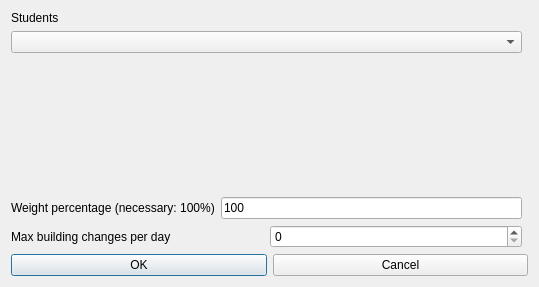
<?xml version="1.0" encoding="UTF-8"?>
<ui version="4.0">
 <class>ModifyConstraintStudentsSetMaxBuildingChangesPerDayForm_template</class>
 <widget class="QDialog" name="ModifyConstraintStudentsSetMaxBuildingChangesPerDayForm_template">
  <property name="geometry">
   <rect>
    <x>0</x>
    <y>0</y>
    <width>539</width>
    <height>287</height>
   </rect>
  </property>
  <property name="windowTitle">
   <string extracomment="This is the title of the dialog to modify a constraint of this type">Modify students set max building changes per day</string>
  </property>
  <layout class="QGridLayout">
   <item row="0" column="0">
    <layout class="QVBoxLayout">
     <item>
      <widget class="QLabel" name="studentsTextLabel">
       <property name="frameShape">
        <enum>QFrame::NoFrame</enum>
       </property>
       <property name="frameShadow">
        <enum>QFrame::Plain</enum>
       </property>
       <property name="text">
        <string>Students</string>
       </property>
       <property name="wordWrap">
        <bool>false</bool>
       </property>
      </widget>
     </item>
     <item>
      <widget class="QComboBox" name="studentsComboBox">
       <property name="editable">
        <bool>false</bool>
       </property>
       <property name="insertPolicy">
        <enum>QComboBox::NoInsert</enum>
       </property>
       <property name="duplicatesEnabled">
        <bool>false</bool>
       </property>
      </widget>
     </item>
    </layout>
   </item>
   <item row="1" column="0">
    <spacer name="spacer2">
     <property name="orientation">
      <enum>Qt::Vertical</enum>
     </property>
     <property name="sizeType">
      <enum>QSizePolicy::Expanding</enum>
     </property>
     <property name="sizeHint" stdset="0">
      <size>
       <width>20</width>
       <height>41</height>
      </size>
     </property>
    </spacer>
   </item>
   <item row="2" column="0">
    <layout class="QHBoxLayout">
     <item>
      <widget class="QLabel" name="weightTextLabel">
       <property name="frameShape">
        <enum>QFrame::NoFrame</enum>
       </property>
       <property name="frameShadow">
        <enum>QFrame::Plain</enum>
       </property>
       <property name="text">
        <string>Weight percentage (necessary: 100%)</string>
       </property>
       <property name="wordWrap">
        <bool>false</bool>
       </property>
      </widget>
     </item>
     <item>
      <widget class="QLineEdit" name="weightLineEdit">
       <property name="text">
        <string notr="true">100</string>
       </property>
      </widget>
     </item>
    </layout>
   </item>
   <item row="4" column="0" colspan="2">
    <layout class="QHBoxLayout">
     <item>
      <widget class="QPushButton" name="okPushButton">
       <property name="text">
        <string>OK</string>
       </property>
      </widget>
     </item>
     <item>
      <widget class="QPushButton" name="cancelPushButton">
       <property name="text">
        <string>Cancel</string>
       </property>
      </widget>
     </item>
    </layout>
   </item>
   <item row="3" column="0">
    <layout class="QHBoxLayout">
     <item>
      <widget class="QLabel" name="textLabel">
       <property name="text">
        <string>Max building changes per day</string>
       </property>
       <property name="wordWrap">
        <bool>false</bool>
       </property>
      </widget>
     </item>
     <item>
      <widget class="QSpinBox" name="maxChangesSpinBox"/>
     </item>
    </layout>
   </item>
  </layout>
 </widget>
 <layoutdefault spacing="6" margin="11"/>
 <resources/>
 <connections/>
</ui>
